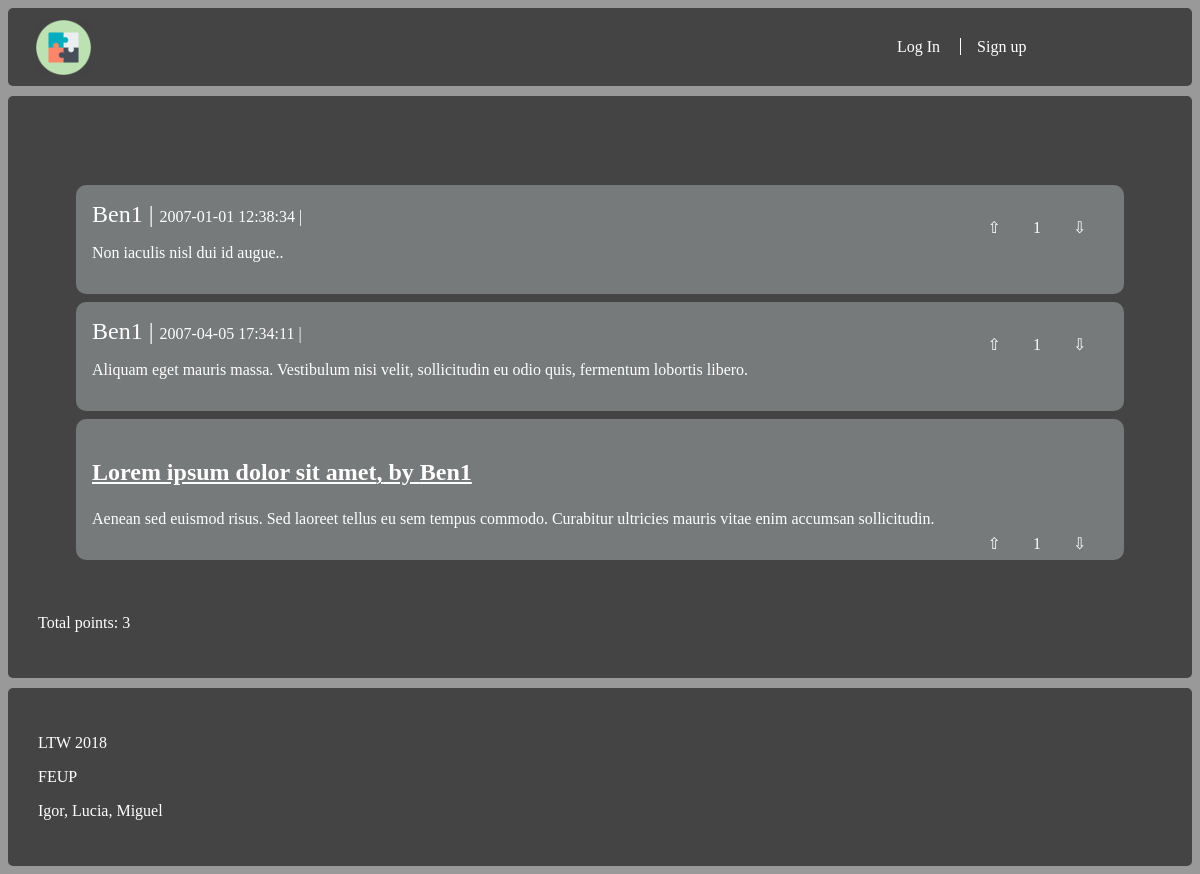
/user_page.php?id_user=1, run on an earlier commit of the app's database.
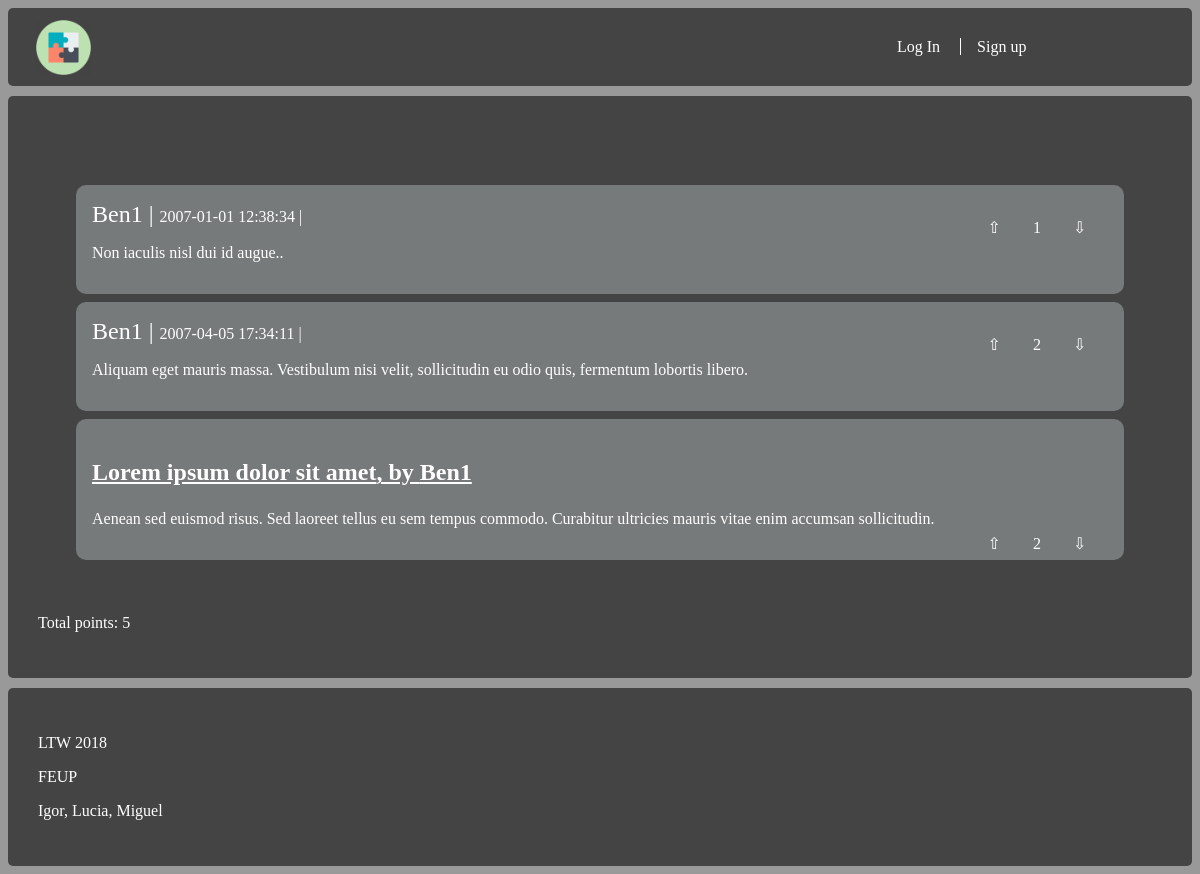
And on a later commit of the database.
### tables this page shows
CREATE TABLE comments (
    id_comment INTEGER,
    id_story INTEGER,
    id_user INTEGER REFERENCES users NOT NULL,
    published DATE NOT NULL,
    comment_text VARCHAR NOT NULL,
    plus INTEGER NOT NULL,
    PRIMARY KEY(id_comment, id_story)
);

CREATE TABLE users (
    id_user INTEGER PRIMARY KEY AUTOINCREMENT,
    username VARCHAR NOT NULL,
    password VARCHAR NOT NULL
);

CREATE TABLE stories (
    id_story INTEGER PRIMARY KEY,
    id_user VARCHAR REFERENCES users NOT NULL,
    published DATE NOT NULL,
    title VARCHAR NOT NULL,
    brief_intro VARCHAR NOT NULL,
    storie_text VARCHAR NOT NULL,
    plus INTEGER NOT NULL
);

### database/user.php (called while the page is built, shortened)
<?php
    function getUsername($id) {
        global $dbh;
        $stmt = $dbh->prepare("SELECT * FROM users WHERE id_user = ?");
        $stmt->execute(array($id));
        return $stmt->fetch()["username"];
    }
?>

### user_page.php (the view, shortened to what this page needs)
<!DOCTYPE html>
<html lang="en">
<?php
        $id_user = $_GET['id_user'];
?>
<head>
    <link rel="stylesheet" type="text/css" media="screen" href="style/layout.css" />
    <link rel="stylesheet" type="text/css" media="screen" href="style/main.css" />
</head>
<body>
<div class="wrapper">
<div class="box header">
    <section id="story">
        <?php
        include_once('includes/header.php');
        $db = new PDO('sqlite:database/stories_db.db');
        $stmt = $db->prepare("SELECT *
                               FROM comments
                               WHERE id_user = $id_user");
        $stmt->execute();
        $comments = $stmt->fetchAll();
        $stmt = $db->prepare("SELECT *
                               FROM stories
                               WHERE id_user = $id_user");
        $stmt->execute();
        $stories = $stmt->fetchAll();
        ?>
         </div>
         <div class = "box content">
         <div class = "box footer">
         <?php
         $karma = 0;
         foreach($comments as $comment){
            ?>
            <div id = "comment">
            <?php
            $karma += $comment["plus"];
           echo '<article class="comment">';
             echo '<span>' . getUsername($comment['id_user']) . '</span>';
             echo '<span>' . $comment['published'] . '</span>';
			 if($_SESSION["logged_in"]) {
             echo '<div class="votes"><a href="action_upvote.php';
             echo '?id_comment=' . $comment['id_comment'];
             echo '&id_story=' . $comment['id_story'];
             echo '&plus=' . $comment['plus'];
				if (hasUpvoted($_SESSION["id_user"], $comment['id_comment'], $comment['id_story']))
					echo '">⬆</a>';
				else
					echo '">⇧</a>';
				echo $comment['plus'];
				echo '<a href="action_downvote.php';
				echo '?id_comment=' . $comment['id_comment'];
				echo '&id_story=' . $comment['id_story'];
				echo '&plus=' . $comment['plus'];
				if (hasDownvoted($_SESSION["id_user"], $comment['id_comment'], $comment['id_story']))
					echo '">⬇</a></div>';
				else
					echo '">⇩</a></div>';
			 } else {
				echo '<div class="votes"><a href="login.php';
				echo '">⇧</a>';
				echo $comment['plus'];
				echo '<a href="login.php';
				echo '">⇩</a></div>';
			 }
             echo '<p>' . $comment['comment_text'] . '</p>';
           echo '</article>';
           ?>
           </div>
           <?php
         }
         foreach( $stories as $story) {
            echo '<div id="comment">';
            $id_story =  $story['id_story'];
            echo '<h3>' . "<a href=\"story_item.php?id_story=".$id_story."\">" .  $story['title'] . ', by ' . getUsername($story["id_user"]) . '</a>' . '</h1>';
            echo '<p>' .  $story['brief_intro'] . '</p>';
            echo '<div class="votes">';
            if($_SESSION["logged_in"]) {
                if(hasUpvotedStory($_SESSION["id_user"], $id_story))
                    echo '<a href="action_upvote_story.php">⬆</a>';
                else
                    echo '<a href="action_upvote_story.php">⇧</a>';
                echo $story['plus'];
                if(hasDownvotedStory($_SESSION["id_user"], $id_story))
                    echo '<a href="action_downvote_story.php">⬇</a>';
                else
                    echo '<a href="action_downvote_story.php">⇩</a>';
            } else {
                echo '<a href="login.php">⇧</a>';
                echo $story['plus'];
                echo '<a href="login.php">⇩</a>';
            }
            $karma += $story["plus"];
            echo '</div>';
            echo '</div>';
        }
         ?>
         </div>
        <?php echo '</section>';
        echo '<p>Total points: ' . $karma . '</p>';
     ?>
    </div>
    <?php include_once('includes/footer.php');?>
</body>
</html>

What changed in the data, as far as the page shows it:
removed comments: id_user.username "Ben1", published "2007-04-05 17:34:11", plus "1", comment_text "Aliquam eget mauris massa. Vestibulum nisi velit, sollicitudin eu odio quis, fermentum lobortis libero."
added comments: id_user.username "Ben1", published "2007-04-05 17:34:11", plus "2", comment_text "Aliquam eget mauris massa. Vestibulum nisi velit, sollicitudin eu odio quis, fermentum lobortis libero."
changed stories "Lorem ipsum dolor sit amet": plus "1" → "2"
Also different on the page:
$karma: "3" → "5"
